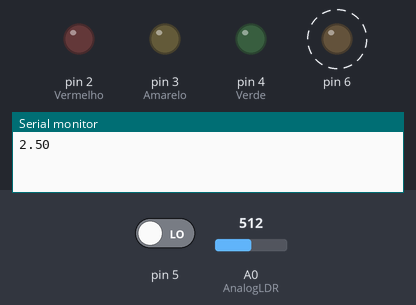
The sketch below on a simulated Arduino Uno, built with avr-gcc and run on an emulated ATmega328P. Parts: output pins drawn as LEDs (lit = HIGH), the last lines printed to the serial monitor. Dashed ring = blinking. Inputs (shaded band) come from the test bench; at power-on: A0 (AnalogLDR) = 512, pin 5 LOW.

Above: at 1.8 s.
1.9 s: A0 (AnalogLDR) set to 804
5.4 s: A0 (AnalogLDR) set to 836
At 9.9 s:
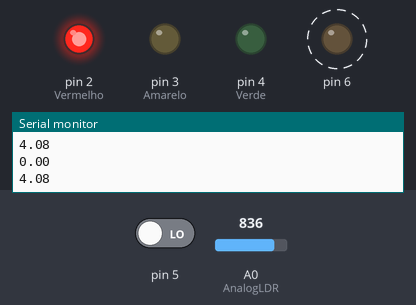
11.4 s: A0 (AnalogLDR) set to 716
At 14.9 s:
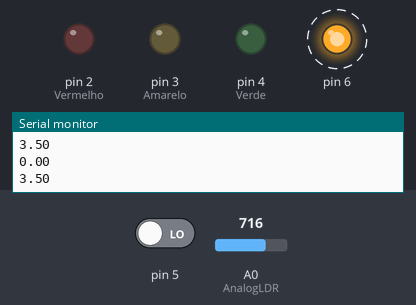
17.4 s: A0 (AnalogLDR) set to 900
At 20.9 s:
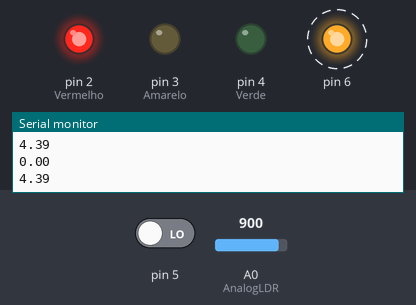
Timing chart, 0 to 24.4 s (numbered marks = the images above; inputs shaded):
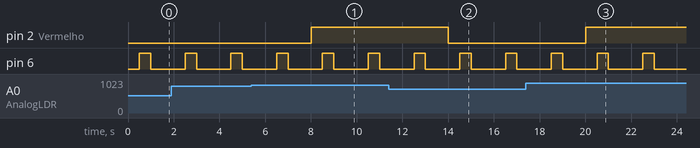

Measured:
- the behaviour switches between 819 and 820 on A0 (AnalogLDR) (found by bisection; images 0 and 1)
- after the input at 5.4 s, pin 2 (Vermelho): LOW → HIGH after 2.6 s
- after the input at 11.4 s, pin 2 (Vermelho): HIGH → LOW after 2.6 s
- after the input at 17.4 s, pin 2 (Vermelho): LOW → HIGH after 2.6 s
- by itself, pin 6: alternates HIGH for 0.50 s and LOW for 1.5 s

The sketch:

shiny_migelo_vihelmo1.ino
```cpp
#define AnalogLDR A0
int Leitura = 0;
float VoltagemLDR;
float distancia, tempo;

void setup()
{
  pinMode(4, OUTPUT); //Verde
  pinMode(3, OUTPUT); //Amarelo
  pinMode(2, OUTPUT); //Vermelho
  pinMode(5, INPUT);
  pinMode(6, OUTPUT);
  Serial.begin(9600);
}

void loop()
{
  //Fotorresistor
  Leitura = analogRead(AnalogLDR);
  VoltagemLDR = Leitura * (5.0/1024);
  delay(500);
  Serial.println(VoltagemLDR);

  //Sensor ultrassônico
  digitalWrite(6, HIGH);
  delay(500);
  digitalWrite(6, LOW);
  tempo = pulseIn(5, HIGH);
  distancia = tempo * 0.01715;
  Serial.println(distancia);

  if((distancia < 30.0) && (VoltagemLDR > 4.0)){
  	digitalWrite(2, HIGH);
  }
  else if(((VoltagemLDR >= 2.0) && (VoltagemLDR <= 3.0)) && ((distancia >= 31) && (distancia <= 60))){
  	digitalWrite(2, LOW);
    digitalWrite(3, HIGH);
  }
  else if((VoltagemLDR < 2) && (distancia > 60)){
  	digitalWrite(2, LOW);
    digitalWrite(3, LOW);
    digitalWrite(4, HIGH);
  }
  else{
  	digitalWrite(2, LOW);
    digitalWrite(4, LOW);
    digitalWrite(3, LOW);
  }
}
```
